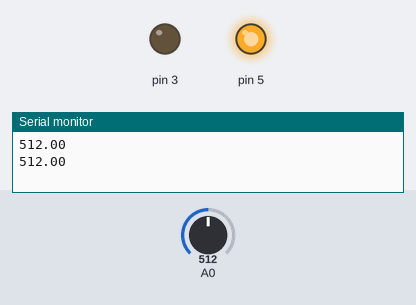
This sketch was run on a simulated Arduino Uno, built with avr-gcc and run on an emulated ATmega328P. Shown: output pins drawn as LEDs (lit = HIGH), the last lines printed to the serial monitor. The inputs (shaded band) are chosen by the test bench; at power-on: A0 = 512.

Above: at 2.8 s.
2.9 s: A0 set to 106
5.6 s: A0 set to 91
At 7.3 s:
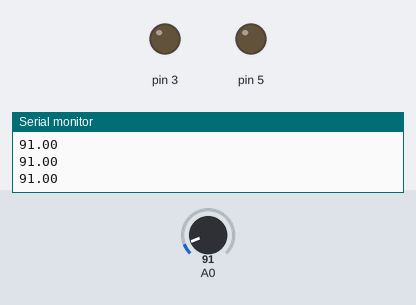
8.3 s: A0 set to 110
At 9.5 s:
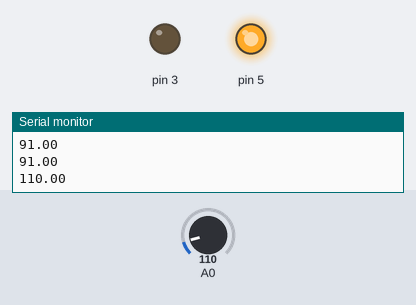
11.0 s: A0 set to 90
At 13.5 s:
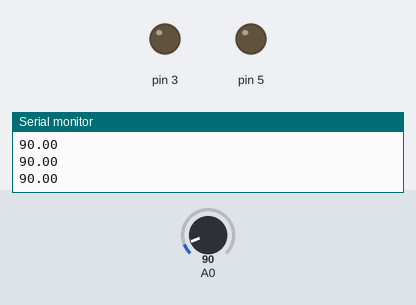
13.8 s: A0 set to 122
At 15.2 s:
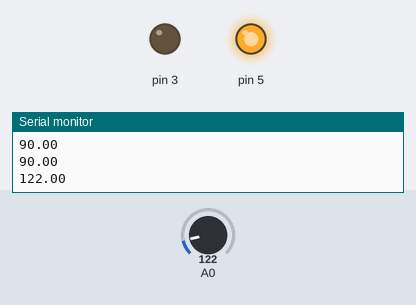
Timing chart, 0 to 16.8 s (numbered marks = the images above; inputs shaded):
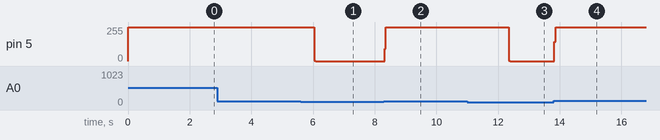

The sketch:

sketch_oct17a.ino
```cpp
void setup()
{
    pinMode(3,OUTPUT);
    pinMode(5,OUTPUT);
    pinMode(A0,INPUT);
    Serial.begin(9600);
}

void loop()
{
    float p;
    p=analogRead(A0);
    Serial.println(p);
    digitalWrite(5,HIGH);
    if(p>0&&p<100)
    {
      digitalWrite(5,LOW);
    }
    else
    {
      digitalWrite(3,LOW);
      delay(2000);
      digitalWrite(5,HIGH);

    }

}
```

Measured:
- the behaviour switches between 100 and 99 on A0 (found by bisection; images 0 and 1)
- after the input at 5.6 s, pin 5: 255/255 → 0/255 after 0.44 s
- after the input at 8.3 s, pin 5: 0/255 → 255/255 at once
- after the input at 11.0 s, pin 5: 255/255 → 0/255 after 1.4 s
- after the input at 13.8 s, pin 5: 0/255 → 255/255 at once
